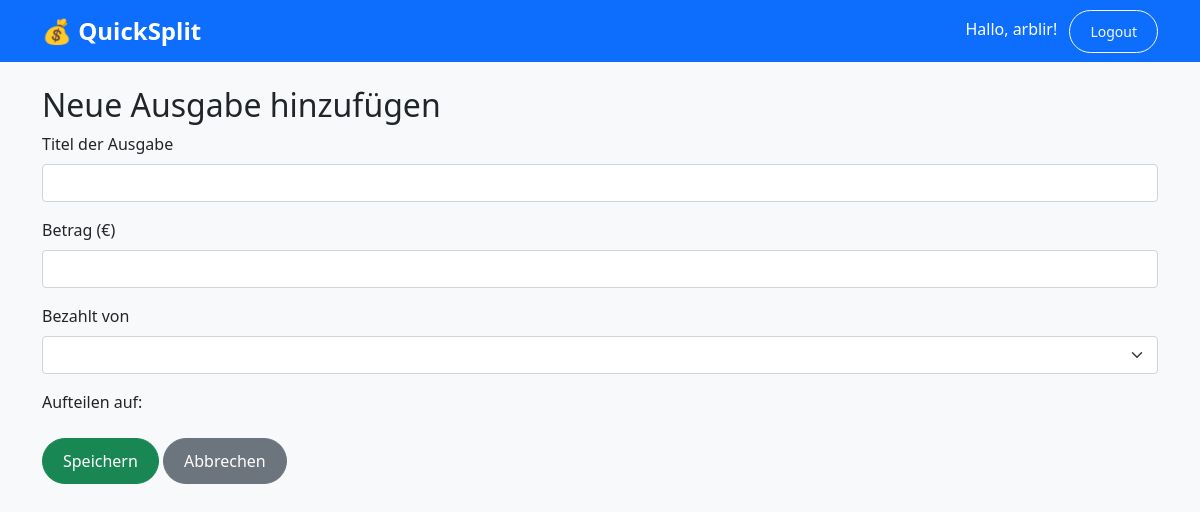
Before: /events/5/add_expense (signed in) with the older database file.
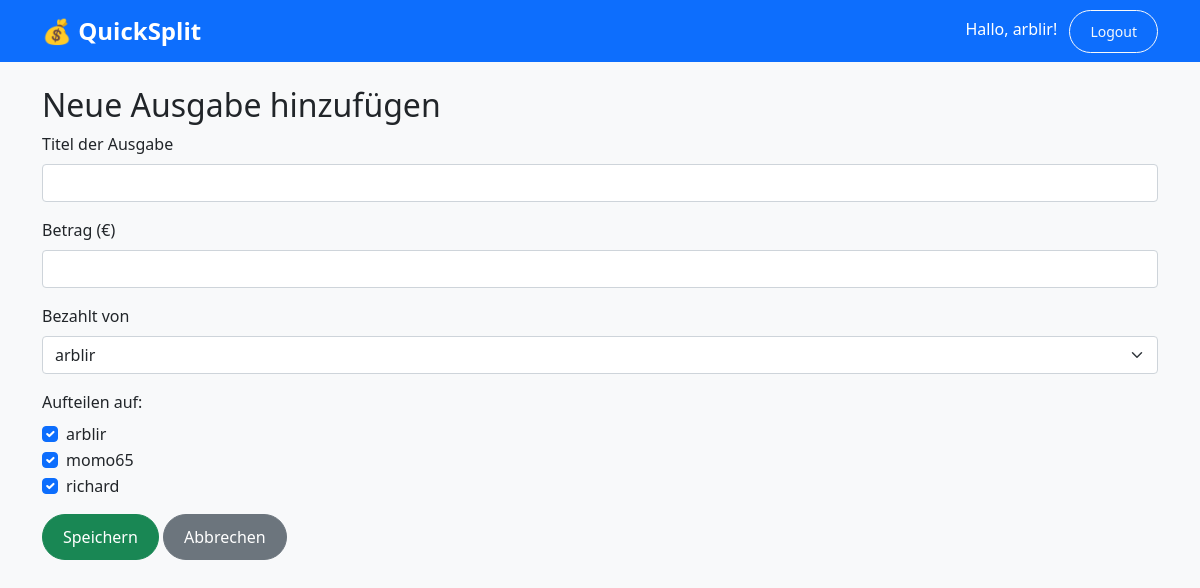
After: the same page with the newer database file.
### tables this page shows
CREATE TABLE participants (
        id INTEGER PRIMARY KEY AUTOINCREMENT,
        name TEXT NOT NULL,
        event_id INTEGER NOT NULL,
        FOREIGN KEY (event_id) REFERENCES events(id)
    );

### WEBAPP/routes/events.py (the view, shortened to what this page needs)
@events_bp.route('/<int:event_id>/add_expense', methods=['GET', 'POST'])
def add_expense(event_id):
    if 'user_id' not in session:
        return redirect(url_for('auth.login'))
    conn = get_db_connection()
    participants = conn.execute(
        'SELECT * FROM participants WHERE event_id = ? ORDER BY name',
        (event_id,)
    ).fetchall()
    conn.close()
    return render_template('events/add_expense.html', event_id=event_id, participants=participants)

### WEBAPP/database.py (called while the page is built)
def get_db_connection():
    conn = sqlite3.connect(DATABASE)
    conn.row_factory = sqlite3.Row
    return conn

### WEBAPP/templates/events/add_expense.html (shortened to what this page needs)
{% extends "base.html" %}
{% block content %}
<h2>Neue Ausgabe hinzufügen</h2>
<form method="POST">
  <div class="mb-3">
    <label for="title" class="form-label">Titel der Ausgabe</label>
    <input type="text" class="form-control" name="title" id="title" required>
  </div>
  <div class="mb-3">
    <label for="amount" class="form-label">Betrag (€)</label>
    <input type="number" step="0.01" class="form-control" name="amount" id="amount" required>
  </div>
  <div class="mb-3">
    <label for="payer" class="form-label">Bezahlt von</label>
    <select name="payer" id="payer" class="form-select" required>
      {% for participant in participants %}
        <option value="{{ participant.id }}">{{ participant.name }}</option>
      {% endfor %}
    </select>
  </div>
  <div class="mb-3">
    <label class="form-label">Aufteilen auf:</label>
    {% for participant in participants %}
      <div class="form-check">
        <input class="form-check-input" type="checkbox" name="split_users" value="{{ participant.id }}" id="participant{{ participant.id }}" checked>
        <label class="form-check-label" for="participant{{ participant.id }}">
          {{ participant.name }}
        </label>
      </div>
    {% endfor %}
  </div>
  <button type="submit" class="btn btn-success">Speichern</button>
  <a href="{{ url_for('events.show_event', event_id=event_id) }}" class="btn btn-secondary">Abbrechen</a>
</form>
{% endblock %}

### WEBAPP/templates/base.html (shortened to what this page needs)
<!DOCTYPE html>
<html lang="de">
<head>
    <link href="https://cdn.jsdelivr.net/npm/bootstrap@5.1.3/dist/css/bootstrap.min.css" rel="stylesheet">
    <link rel="stylesheet" href="{{ url_for('static', filename='style.css') }}">
</head>
<body>
        <nav class="navbar navbar-expand-lg navbar-dark bg-primary">
            <div class="container">
                <a class="navbar-brand" href="{{ url_for('index') }}">💰 QuickSplit</a>
                <div class="ms-auto">
                    {% if session.get('user_id') %}
                        <span class="navbar-text me-2 text-white">
                            Hallo, {{ session.get('user_name') }}!
                        </span>
                        <a href="{{ url_for('auth.logout') }}" class="btn btn-outline-light btn-sm">Logout</a>
                    {% endif %}
                </div>
            </div>
        </nav>
    <div class="container mt-4">
        {% block content %}{% endblock %}
    </div>
</body>
</html>

Changed rows visible on the page:
added participants: get "arblir", name "arblir"
added participants: name "momo65"
added participants: name "richard"
Other visible differences:
form field payer: (not shown) → "arblir"
{{ session.get('user_name') }}: "arblir" → (not shown)
